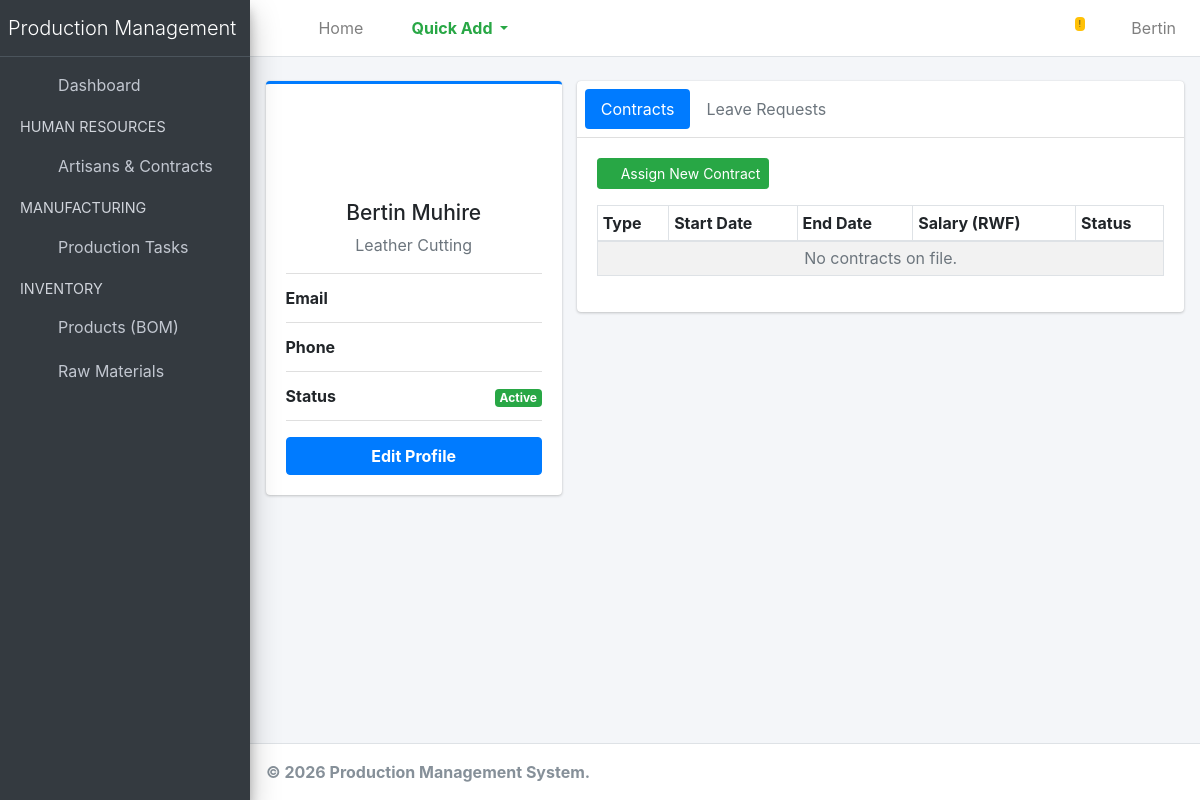
The app's page /employees/artisans/1/ (signed in), older data.
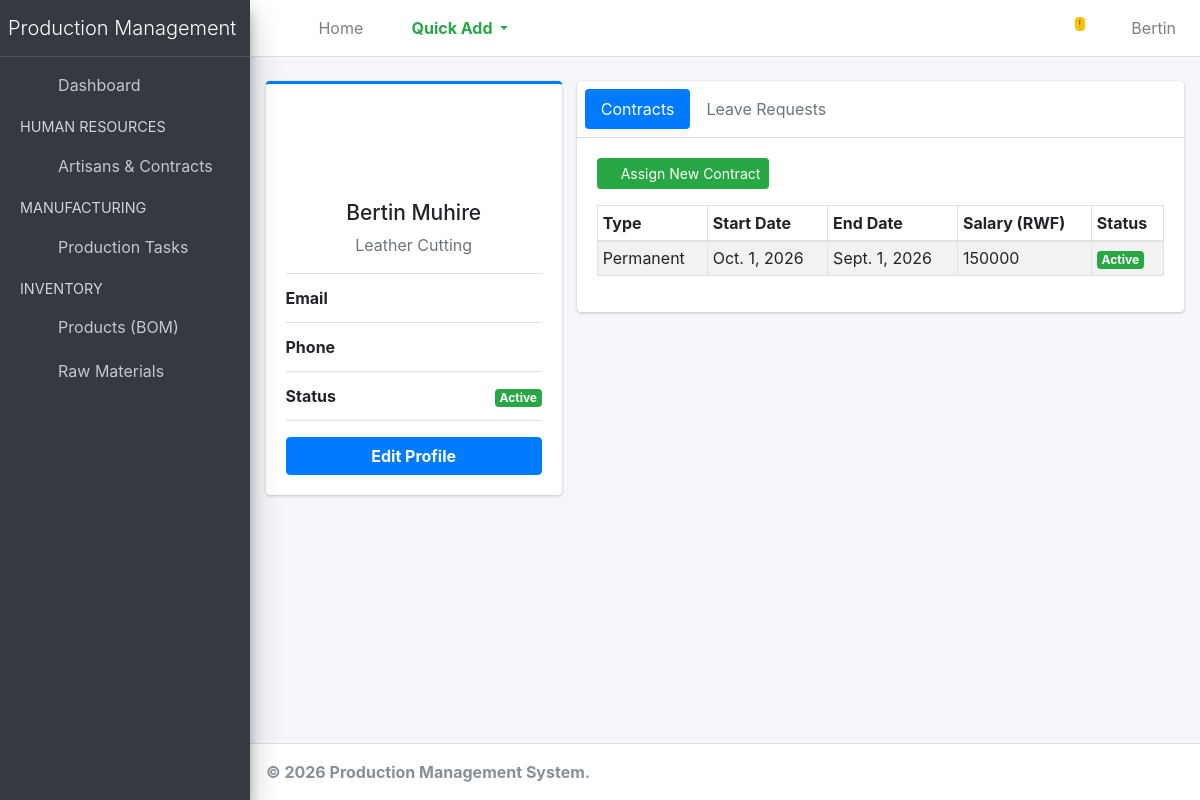
The same page, newer data.
### employees/models.py (models this page shows, shortened)
class Contract(models.Model):
    CONTRACT_TYPES = [
        ('Permanent', 'Permanent'),
        ('Temporary', 'Temporary'),
        ('Intern', 'Intern'),
    ]
    employee = models.ForeignKey(Employee, on_delete=models.CASCADE, related_name='contracts')
    contract_type = models.CharField(max_length=20, choices=CONTRACT_TYPES)
    start_date = models.DateField()
    end_date = models.DateField(blank=True, null=True)
    base_salary = models.DecimalField(max_digits=10, decimal_places=0, help_text="Monthly Salary in RWF")
    is_active = models.BooleanField(default=True)

### employees/views.py (the view)
# urls.py: path('artisans/<int:pk>/', views.employee_detail, name='employee_detail'),
@login_required
@user_passes_test(is_hr_staff, login_url='/')
def employee_detail(request, pk):
    employee = get_object_or_404(Employee, pk=pk)
    contracts = employee.contracts.all().order_by('-start_date')
    leaves = employee.leave_requests.all().order_by('-applied_on')
    return render(request, 'employees/employee_detail.html', {
        'employee': employee,
        'contracts': contracts,
        'leaves': leaves
    })

### employees/views.py (called while the page is built)
def is_hr_staff(user):
    return user.is_staff

### employees/templates/employees/employee_detail.html (shortened to what the changed rows need)
{% extends 'base.html' %}
{% block content %}
<div class="row">
    <div class="col-md-8">
        <div class="card">
            <div class="card-body">
                <div class="tab-content">
                    <div class="active tab-pane" id="contracts">
                        <table class="table table-bordered table-striped table-sm text-nowrap">
                            <thead>
                                <tr>
                                    <th>Type</th>
                                    <th>Start Date</th>
                                    <th>End Date</th>
                                    <th>Salary (RWF)</th>
                                    <th>Status</th>
                                </tr>
                            </thead>
                            <tbody>
                                {% for contract in contracts %}
                                <tr>
                                    <td>{{ contract.contract_type }}</td>
                                    <td>{{ contract.start_date }}</td>
                                    <td>{{ contract.end_date|default:"Permanent/Ongoing" }}</td>
                                    <td>{{ contract.base_salary }}</td>
                                    <td>
                                        {% if contract.is_active %}
                                            <span class="badge badge-success">Active</span>
                                        {% else %}
                                            <span class="badge badge-secondary">Expired</span>
                                        {% endif %}
                                    </td>
                                </tr>
                                {% empty %}
                                <tr><td colspan="5" class="text-center text-muted">No contracts on file.</td></tr>
                                {% endfor %}
                            </tbody>
                        </table>
                    </div>
                </div>
            </div>
        </div>
    </div>
</div>
{% endblock %}

Row changes from the older to the newer data that the page shows:
added Contract: contract_type "Permanent", start_date "Oct. 1, 2026", end_date "Sept. 1, 2026", base_salary "150000", is_active "Active"
Text that changed along with them:
text no longer shown: "No contracts on file."
